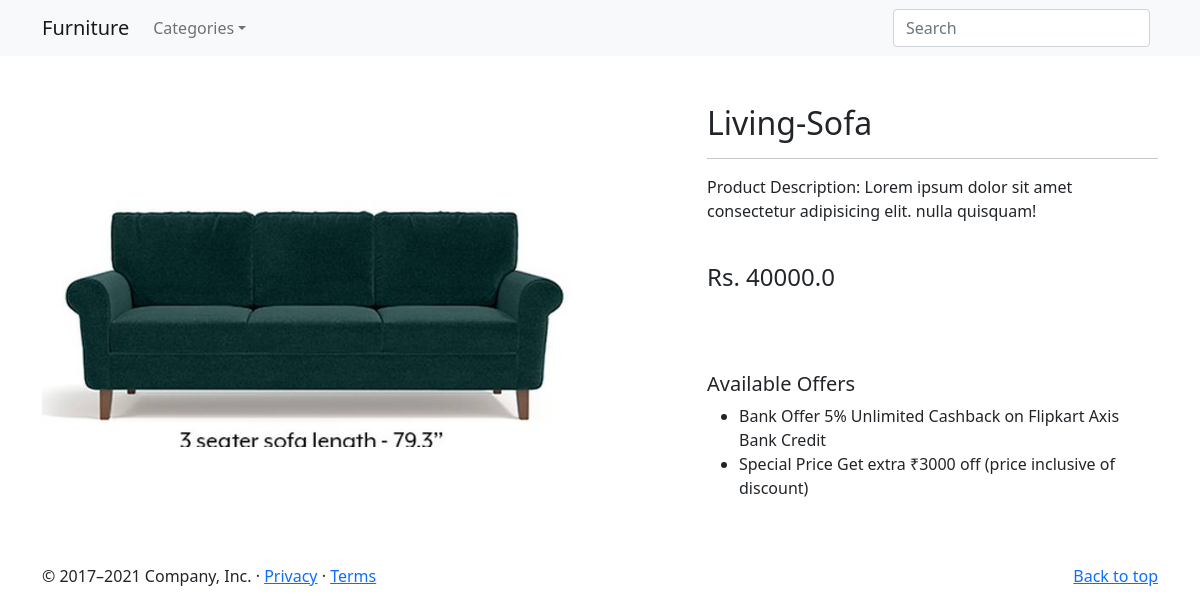
The page /product-detail/4/ on the database its author committed.
### app/models.py (models this page shows, shortened)
class Product(models.Model):
 title = models.CharField(max_length=100)
 price = models.FloatField()
 type = models.CharField(max_length=100)
 category = models.CharField( choices=CATEGORY_CHOICES, max_length=2)
 product_image = models.ImageField(upload_to='productimg')

### app/views.py (the view)
# urls.py: path('product-detail/<int:pk>/', views.ProductDetailView.as_view(), name='product-detail'),
class ProductDetailView(View):
        def get(self, request, pk):
                product = Product.objects.get(pk=pk)
                print(product.id)
                return render(request, 'app/productdetail.html', {'product':product})

### app/template/app/productdetail.html (shortened to what this page needs)
{% extends 'app/base.html' %}
{% load static %}
{% block main-content %}
<div class="container my-5">
 <div class="row">
  <div class="col-sm-6 text-center align-self-center">
   <img src="{{product.product_image.url}}" alt="" class="img-fluid">
  </div>
  <div class="col-sm-5 offset-sm-1">
   <h2>{{product.title}}</h2>
   <hr>
   <p>Product Description: Lorem ipsum dolor sit amet consectetur adipisicing elit. nulla quisquam!</p> <br>
   <h4>Rs. {{product.price}} </h4> <br>
   <h5 class="mt-5">Available Offers</h5>
   <ul>
    <li>Bank Offer 5% Unlimited Cashback on Flipkart Axis Bank Credit</li>
    <li>Special Price Get extra ₹3000 off (price inclusive of discount)</li>
    </ul>
  </div>
 </div>
</div>
{% endblock main-content %}

### rows shown on the page
Product: product_image (picture), title "Living-Sofa", price "40000.0"
